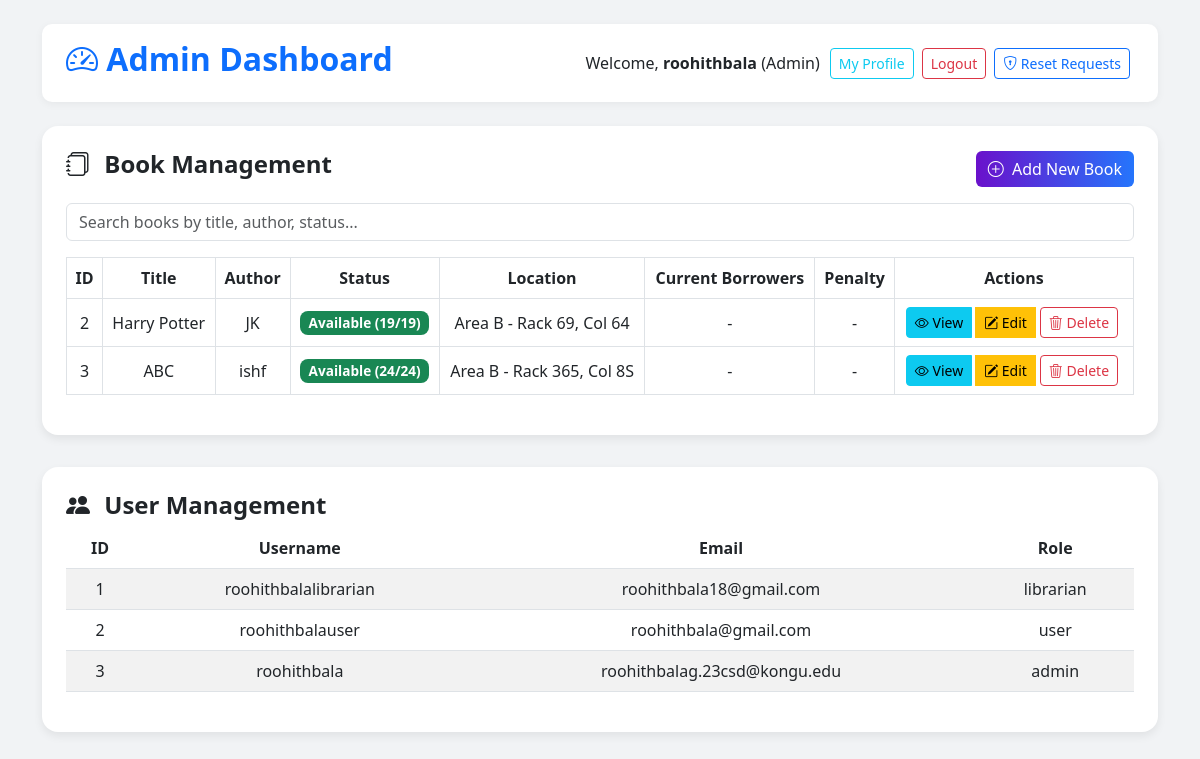
The page /admin (signed in) on the database as committed earlier.
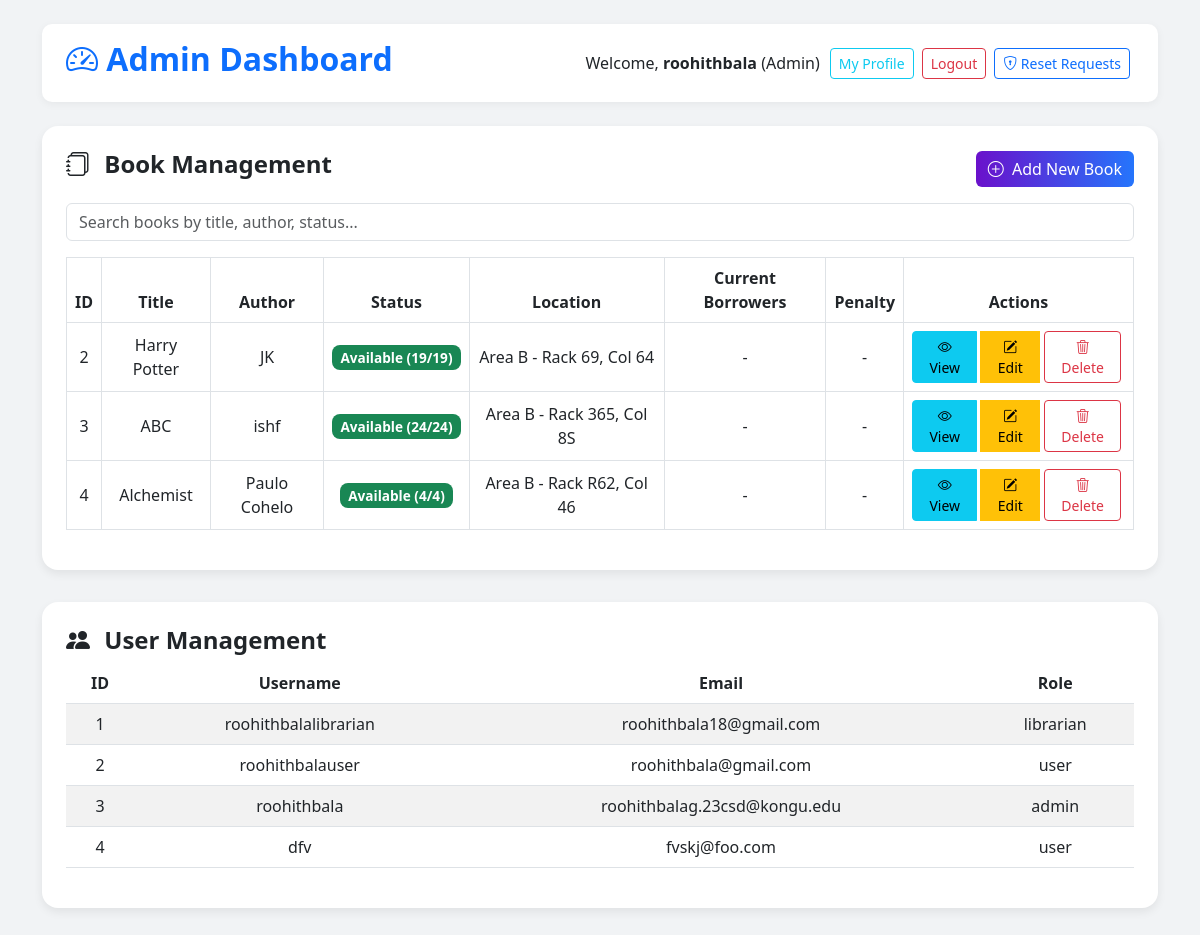
The same page on the database as committed later.
### tables this page shows
CREATE TABLE books (
            id INTEGER PRIMARY KEY AUTOINCREMENT,
            title TEXT NOT NULL,
            author TEXT NOT NULL,
            category TEXT NOT NULL,
            publication_year INTEGER,
            isbn TEXT UNIQUE NOT NULL,
            added_by TEXT,
            main_area TEXT,
            rack_no TEXT,
            column_no TEXT,
            total_copies INTEGER DEFAULT 1,
            available_copies INTEGER DEFAULT 1
        );

CREATE TABLE users (
            id INTEGER PRIMARY KEY AUTOINCREMENT,
            username TEXT UNIQUE NOT NULL,
            email TEXT UNIQUE NOT NULL,
            password TEXT NOT NULL,
            role TEXT NOT NULL,
            first_name TEXT,
            last_name TEXT,
            date_of_birth DATE,
            gender TEXT,
            phone TEXT,
            address TEXT,
            occupation TEXT,
            reading_interests TEXT,
            created_at DATETIME DEFAULT CURRENT_TIMESTAMP
        );

### app.py (the view)
@app.route("/admin")
def admin_dashboard():
    if "user_id" not in session or session.get("role") != "admin":
        flash("Access Denied! Only Admins can access this page.", "danger")
        return redirect(url_for("home"))
    with get_db_connection() as conn:
        books = conn.execute("""
            SELECT b.*,
                   COUNT(DISTINCT bc.copy_id) as total_copies,
                   SUM(CASE WHEN bc.status = 'Available' THEN 1 ELSE 0 END) as available_copies,
                   GROUP_CONCAT(DISTINCT
                       CASE WHEN bc.status = 'Taken'
                       THEN u.username || ' (Due: ' || bc.due_date ||
                            CASE WHEN date(bc.due_date) < date('now')
                                 THEN ', Overdue)' ELSE ')' END
                       END) as current_borrowers,
                   MAX(CASE WHEN bc.status = 'Taken' THEN bc.penalty ELSE 0 END) as max_penalty
            FROM books b
            LEFT JOIN book_copies bc ON b.id = bc.book_id
            LEFT JOIN users u ON bc.borrowed_by = u.id
            GROUP BY b.id
        """).fetchall()
        users = conn.execute("""
            SELECT u.*,
                   COUNT(DISTINCT bc.copy_id) as borrowed_books,
                   SUM(bc.penalty) as total_penalties
            FROM users u
            LEFT JOIN book_copies bc ON u.id = bc.borrowed_by
            GROUP BY u.id
        """).fetchall()
    return render_template("admin_dashboard.html", books=books, users=users)

### app.py (called while the page is built)
def get_db_connection():
    conn = sqlite3.connect(DATABASE)
    conn.row_factory = sqlite3.Row
    return conn

### templates/admin_dashboard.html (shortened to what this page needs)
<!DOCTYPE html>
<html lang="en">
<head>
  <link href="https://cdn.jsdelivr.net/npm/bootstrap@5.3.0/dist/css/bootstrap.min.css" rel="stylesheet">
  <link href="https://cdn.jsdelivr.net/npm/bootstrap-icons@1.10.5/font/bootstrap-icons.css" rel="stylesheet">
</head>
<body class="container py-4">
  <header class="d-flex justify-content-between align-items-center mb-4">
    <h2 class="text-primary"><i class="bi bi-speedometer2"></i> Admin Dashboard</h2>
    <nav class="d-flex align-items-center">
      <span>Welcome, <strong>{{ session["username"] }}</strong> (Admin)</span>
      <a href="{{ url_for('profile') }}" class="btn btn-outline-info btn-sm me-2">My Profile</a>
      <a href="{{ url_for('logout') }}" class="btn btn-outline-danger btn-sm me-2">Logout</a>
      <a href="{{ url_for('password_reset_requests') }}" class="btn btn-outline-primary btn-sm position-relative">
        <i class="bi bi-shield-lock"></i> Reset Requests
      </a>
    </nav>
  </header>
  <div class="card p-4">
    <div class="d-flex justify-content-between align-items-center mb-3">
      <h4><i class="bi bi-journals me-2"></i> Book Management</h4>
      <a href="{{ url_for('add_book_route') }}" class="btn btn-success">
        <i class="bi bi-plus-circle me-1"></i> Add New Book
      </a>
    </div>
    <div class="mb-3">
      <input type="text" class="form-control" id="bookSearch" placeholder="Search books by title, author, status...">
    </div>
    <div class="table-responsive">
      <table class="table table-bordered table-hover align-middle">
        <thead class="text-center">
          <tr>
            <th>ID</th>
            <th>Title</th>
            <th>Author</th>
            <th>Status</th>
            <th>Location</th>
            <th>Current Borrowers</th>
            <th>Penalty</th>
            <th>Actions</th>
          </tr>
        </thead>
        <tbody class="text-center" id="bookTableBody">
          {% for book in books %}
          <tr class="{% if book.available_copies == 0 %}table-warning{% endif %}">
            <td>{{ book.id }}</td>
            <td>{{ book.title }}</td>
            <td>{{ book.author }}</td>
            <td>
              <span class="badge {% if book.available_copies > 0 %}bg-success{% else %}bg-danger{% endif %}" data-bs-toggle="tooltip" title="{{ book.available_copies }} copies available">
                {{ "Available" if book.available_copies > 0 else "Taken" }}
                ({{ book.available_copies }}/{{ book.total_copies }})
              </span>
            </td>
            <td>{{ book.main_area }} - Rack {{ book.rack_no }}, Col {{ book.column_no }}</td>
            <td>{{ book.current_borrowers or "-" }}</td>
            <td>
              {% if book.max_penalty > 0 %}
                <span class="text-danger">₹{{ "%.2f"|format(book.max_penalty) }}</span>
              {% else %}
                -
              {% endif %}
            </td>
            <td>
              <div class="btn-group">
                <a href="{{ url_for('view_book', book_id=book.id) }}" class="btn btn-info btn-sm">
                  <i class="bi bi-eye"></i> View
                </a>
                <a href="{{ url_for('update_book_route', book_id=book.id) }}" class="btn btn-warning btn-sm">
                  <i class="bi bi-pencil-square"></i> Edit
                </a>
                <form method="POST"
                      action="{{ url_for('delete_book_route', book_id=book.id) }}"
                      class="d-inline"
                      onsubmit="return confirm('Are you sure you want to delete this book?');">
                  <button type="submit" class="btn btn-outline-danger btn-sm">
                    <i class="bi bi-trash3"></i> Delete
                  </button>
                </form>
              </div>
            </td>
          </tr>
          {% endfor %}
        </tbody>
      </table>
    </div>
  </div>
  <div class="card p-4">
    <h4><i class="bi bi-people-fill me-2"></i> User Management</h4>
    <div class="table-responsive">
      <table class="table table-striped table-hover align-middle">
        <thead class="text-center">
          <tr>
            <th>ID</th>
            <th>Username</th>
            <th>Email</th>
            <th>Role</th>
          </tr>
        </thead>
        <tbody class="text-center">
          {% for user in users %}
          <tr>
            <td>{{ user.id }}</td>
            <td>{{ user.username }}</td>
            <td>{{ user.email }}</td>
            <td>{{ user.role }}</td>
          </tr>
          {% endfor %}
        </tbody>
      </table>
    </div>
  </div>
</body>
</html>

### templates/admin_dashboard.html (style rules this page uses)
body { background-color: #f1f3f5; font-family: 'Segoe UI', sans-serif; }
h2, h4 { font-weight: 600; }
header { background: white; padding: 1rem 1.5rem; border-radius: 10px; box-shadow: 0 2px 8px rgba(0, 0, 0, 0.05); }
.card { border: none; border-radius: 1rem; box-shadow: 0 4px 10px rgba(0, 0, 0, 0.07); margin-bottom: 2rem; background-color: white; }
.btn-success { background: linear-gradient(to right, #6a11cb, #2575fc); border: none; transition: all 0.3s ease; }
.btn-group .btn, .btn-sm { margin-right: 4px; transition: all 0.25s ease; }
.table thead { background-color: #343a40; color: white; }
.badge { font-size: 0.85rem; padding: 0.4em 0.6em; border-radius: 0.5rem; }
nav span { font-weight: 500; margin-right: 10px; }

Rows that differ between the two databases and show on the page:
added books: id "4", title "Alchemist", author "Paulo Cohelo", available_copies "Available", available_copies "4", total_copies "4", main_area "Area B", rack_no "R62", column_no "46", current_borrowers "-"
added users: id "4", username "dfv", email "fvskj@foo.com", role "user"
